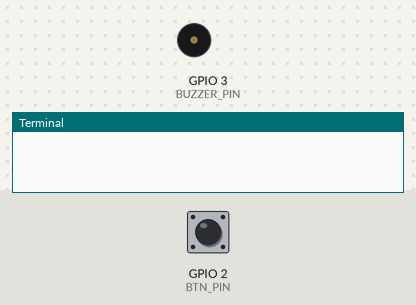
A program run on a simulated Raspberry Pi (BCM pin numbers). On the bench: buzzer (waves = sounding, pin HIGH), the last lines printed to the terminal. Inputs (shaded band) come from the test bench; at power-on: GPIO 2 (BTN_PIN) HIGH.

Above: at 1.2 s.
1.3 s: GPIO 2 (BTN_PIN) pulled LOW for 0.15 s
At 1.9 s:
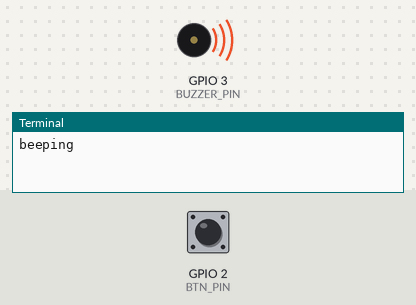
2.9 s: GPIO 2 (BTN_PIN) pulled LOW for 1 s
At 4.3 s:
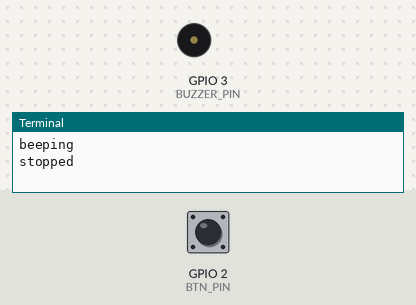
5.4 s: GPIO 2 (BTN_PIN) pulled LOW for 3.2 s
At 6.2 s:
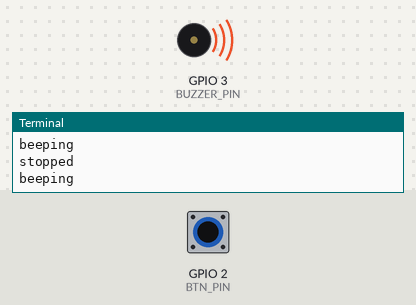
Timing chart, 0 to 8.4 s (numbered marks = the images above; inputs shaded):
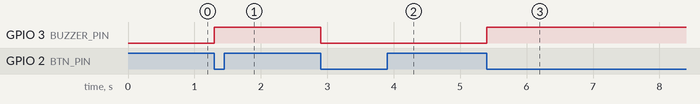

Measured:
- after the input at 1.3 s, GPIO 3 (BUZZER_PIN): LOW → HIGH at once
- after the input at 2.9 s, GPIO 3 (BUZZER_PIN): HIGH → LOW at once
- after the input at 5.4 s, GPIO 3 (BUZZER_PIN): LOW → HIGH at once

The program:

main.py
```python
import RPi.GPIO as GPIO
import time

BTN_PIN = 2
BUZZER_PIN = 3
beep = False
bef_btn = False
now_btn = False

GPIO.setmode(GPIO.BCM)
GPIO.setup(BTN_PIN, GPIO.IN)
GPIO.setup(BUZZER_PIN, GPIO.OUT)
GPIO.output(BUZZER_PIN, False)

try:
    while True:
        now_btn = GPIO.input(BTN_PIN)
        if now_btn != bef_btn and not now_btn:
            beep = not beep
            GPIO.output(BUZZER_PIN, beep)
            print("beeping" if beep else "stopped")
        bef_btn = now_btn
        time.sleep(0.1)
except KeyboardInterrupt:
    pass
finally:
    GPIO.cleanup()
```
